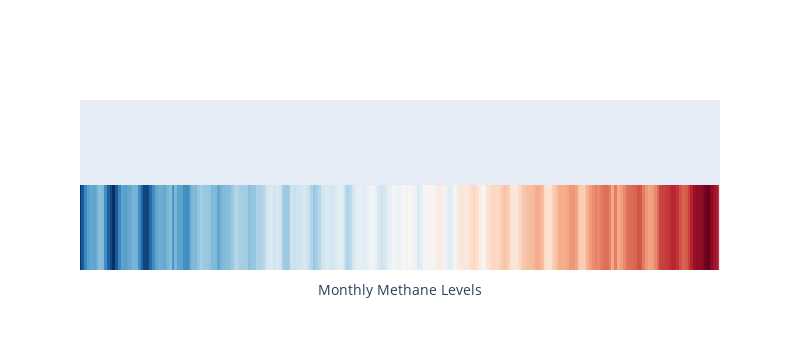

The code cell stored with this chart in its notebook:
### Markdown cell above
# Figure 1: Ben's stripes

### Code cell
##### Figure #####

ssl._create_default_https_context = ssl._create_unverified_context
df = pd.read_csv('https://raw.githubusercontent.com/BenGoodair/Methane_Dashboard/main/monthly_data.csv' )

df = df.dropna()

df = df[['date', 'ch4']]
df = df.groupby(['date']).mean()

df = df.assign(row_number=range(len(df)))

FIRST = 0
LAST = 226  # inclusive

# Reference period for the center of the color scale

FIRST_REFERENCE = 0
LAST_REFERENCE = 226
LIM = 0.01 # degrees

df = df.set_index('row_number')

ch4 = df.loc[FIRST:LAST, 'ch4'].dropna()
reference = ch4.loc[FIRST_REFERENCE:LAST_REFERENCE].mean()


df = df[[ 'ch4']]

fig = go.Figure()

fig.update_layout(
    width=800,
    height=350,
    xaxis=dict(
        title='Monthly Methane Levels',
        range=[FIRST, LAST + 1],
        showgrid=False,
        zeroline=False,
        tickmode='array',
        showticklabels=False,
        tickvals=[]
    ),
    yaxis=dict(
        range=[0, 1],
        showgrid=False,
        zeroline=False,
        showticklabels=False,
        tickvals=[]
    )
)

x_values = np.arange(FIRST, LAST + 1)
y_values = np.zeros_like(x_values)
z_values = np.array(ch4)

fig.add_trace(
    go.Heatmap(
        x=x_values,
        y=y_values,
        z=z_values,
        colorscale='rdbu_r',
        showscale=False
    )
)

fig.add_trace(
    go.Heatmap(
        x=x_values,
        y=y_values,
        z=z_values,
        colorscale='rdbu_r',
        showscale=False,
        hovertemplate='Month: %{text}<br>Methane Levels: %{z}<extra></extra>',
        text=[(datetime(2003, 1, 1) + timedelta(days=30 * (x - 1))).strftime('%B %Y') for x in range(FIRST, LAST + 1)]
    )
)

### Figure 1 — Plotly figure (JSON) as saved in the notebook; plotly's stock layout.template omitted (floating-point values rounded to 4 significant figures; data arrays with more than 128 entries replaced by an {"elided": "..."} marker saying what was removed)
{"data": [{"colorscale": [[0, "rgb(5,48,97)"], [0.1, "rgb(33,102,172)"], [0.2, "rgb(67,147,195)"], [0.3, "rgb(146,197,222)"], [0.4, "rgb(209,229,240)"], [0.5, "rgb(247,247,247)"], [0.6, "rgb(253,219,199)"], [0.7, "rgb(244,165,130)"], [0.8, "rgb(214,96,77)"], [0.9, "rgb(178,24,43)"], [1, "rgb(103,0,31)"]], "showscale": false, "type": "heatmap", "x": {"elided": "227 int values"}, "y": {"elided": "227 int values"}, "z": {"elided": "227 float values"}}, {"colorscale": [[0, "rgb(5,48,97)"], [0.1, "rgb(33,102,172)"], [0.2, "rgb(67,147,195)"], [0.3, "rgb(146,197,222)"], [0.4, "rgb(209,229,240)"], [0.5, "rgb(247,247,247)"], [0.6, "rgb(253,219,199)"], [0.7, "rgb(244,165,130)"], [0.8, "rgb(214,96,77)"], [0.9, "rgb(178,24,43)"], [1, "rgb(103,0,31)"]], "hovertemplate": "Month: %{text}<br>Methane Levels: %{z}<extra></extra>", "showscale": false, "text": {"elided": "227 str values"}, "type": "heatmap", "x": {"elided": "227 int values"}, "y": {"elided": "227 int values"}, "z": {"elided": "227 float values"}}], "layout": {"height": 350, "width": 800, "xaxis": {"range": [0, 227], "showgrid": false, "showticklabels": false, "tickmode": "array", "tickvals": [], "title": {"text": "Monthly Methane Levels"}, "zeroline": false}, "yaxis": {"range": [0, 1], "showgrid": false, "showticklabels": false, "tickvals": [], "zeroline": false}}}
